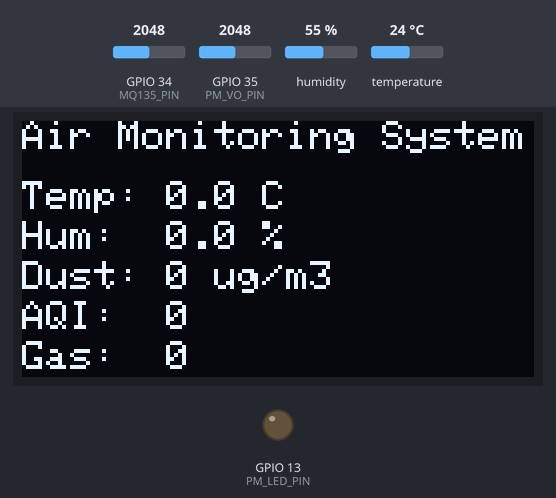
This sketch was run on a simulated ESP32. On the bench: 128×64 one-colour display, output pins drawn as LEDs (lit = HIGH). Inputs (shaded band) come from the test bench; at power-on: GPIO 34 (MQ135_PIN) = 2048, GPIO 35 (PM_VO_PIN) = 2048, humidity 55 %, temperature 24 °C. WiFi joins after 1.5 s; servers stay silent unless stated; web services answer with replies made up by the test bench; what the sketch prints to the serial monitor is not drawn.

Above: at 1.82 s.
At 2.44 s:
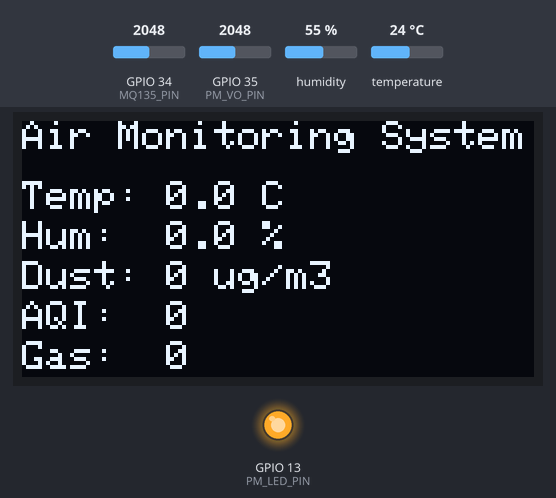
At 20.58 s:
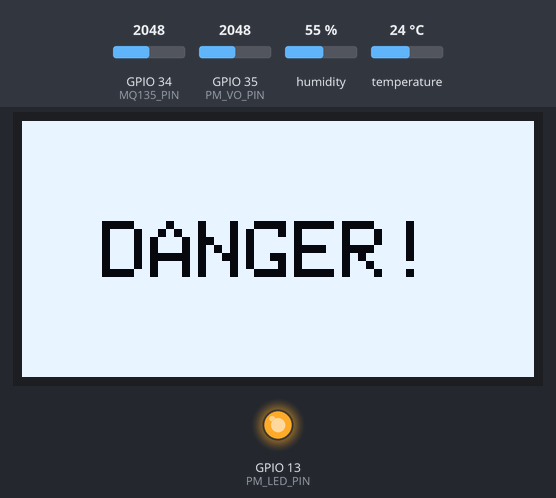
At 38.9 s:
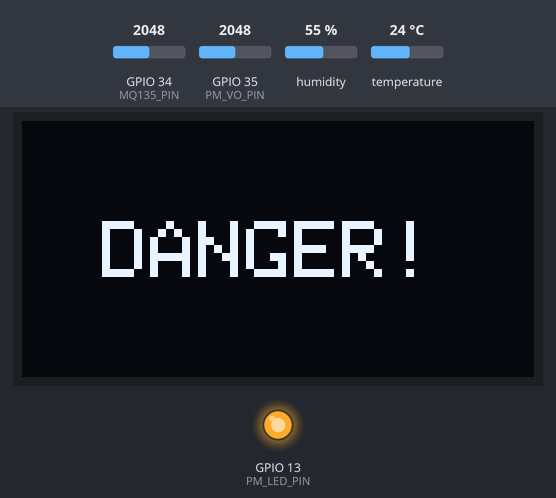
Timing chart, 0 to 40.0 s (numbered marks = the images above):
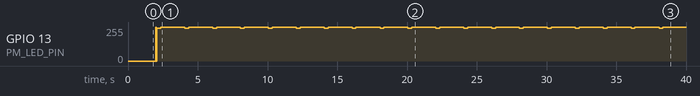

Measured:
- what the display in image 0 shows lasts 0.9 s, from 1.6 s to 2.5 s
- what the display in image 2 shows lasts 0.5 s, from 20.3 s to 20.8 s

The sketch:

IOT102_2.ino
```cpp
#include <WiFi.h>
#include <Wire.h>
#include <Adafruit_GFX.h>
#include <Adafruit_SSD1306.h>
#include <DHT.h>
#include <Firebase_ESP_Client.h>
#include <HTTPClient.h>
#include "addons/TokenHelper.h"
#include "addons/RTDBHelper.h"

// ==========================================
// 1. SYSTEM CONFIGURATION
// ==========================================
#define WIFI_SSID "IOT10232"
#define WIFI_PASSWORD "0123456788"

#define FIREBASE_API_KEY ""
#define FIREBASE_DATABASE_URL ""

#define TELEGRAM_BOT_TOKEN ""
#define TELEGRAM_CHAT_ID ""

// ==========================================
// 2. HARDWARE PINS
// ==========================================
#define SCREEN_WIDTH 128
#define SCREEN_HEIGHT 64
Adafruit_SSD1306 display(SCREEN_WIDTH, SCREEN_HEIGHT, &Wire, -1);

#define DHTPIN 4
#define DHTTYPE DHT22
DHT dht(DHTPIN, DHTTYPE);

#define MQ135_PIN 34
#define PM_LED_PIN 13
#define PM_VO_PIN 35

// ==========================================
// 3. GLOBAL VARIABLES & STATE FLAGS
// ==========================================
float t = 0.0, h = 0.0;
int mq135_raw = 0, aqi_value = 0;
float dust_ug = 0.0, smoothed_dust_ug = 0.0;

bool isGasHazardous = false;
bool isDustHazardous = false;
bool isHazardous = false;

unsigned long prevSensor = 0;
unsigned long prevOLED = 0;
unsigned long prevFirebase = 0;

FirebaseData fbdo;
FirebaseAuth auth;
FirebaseConfig config;
bool isFirebaseReady = false;

// ==========================================
// 4. CORE FUNCTIONS
// ==========================================

float readSmoothDust() {
  float totalVolt = 0;
  int samples = 30;
  for (int i = 0; i < samples; i++) {
    digitalWrite(PM_LED_PIN, LOW);
    delayMicroseconds(280);
    int raw = analogRead(PM_VO_PIN);
    delayMicroseconds(40);
    digitalWrite(PM_LED_PIN, HIGH);
    delayMicroseconds(9680);
    totalVolt += (raw * (3.3 / 4095.0));
  }
  return totalVolt / samples;
}

int calculateAQI(float pm25) {
  if (pm25 <= 12.0) return map(pm25, 0, 12.0, 0, 50);
  else if (pm25 <= 35.4) return map(pm25, 12.1, 35.4, 51, 100);
  else if (pm25 <= 55.4) return map(pm25, 35.5, 55.4, 101, 150);
  else if (pm25 <= 150.4) return map(pm25, 55.5, 150.4, 151, 200);
  else if (pm25 <= 250.4) return map(pm25, 150.5, 250.4, 201, 300);
  else return map(pm25, 250.5, 500.4, 301, 500);
}

void sendTelegramMessage(String message) {
  if (WiFi.status() == WL_CONNECTED) {
    HTTPClient http;
    message.replace(" ", "%20");

    String url = "https://api.telegram.org/bot" + String(TELEGRAM_BOT_TOKEN) + "/sendMessage?chat_id=" + String(TELEGRAM_CHAT_ID) + "&text=" + message;

    http.begin(url);
    int httpCode = http.GET();

    if (httpCode > 0) {
      Serial.printf("[TELEGRAM] Message sent. Code: %d\n", httpCode);
    } else {
      Serial.printf("[TELEGRAM] Failed to send. Error: %s\n", http.errorToString(httpCode).c_str());
    }
    http.end();
  }
}

void checkHazardState() {

  if (millis() > 120000) {
    // --- 1. GAS CHECK ---
    if (mq135_raw > 1250) {
      if (!isGasHazardous) {
        isGasHazardous = true;
        isHazardous = true;
        updateOLED();
        Serial.println("[STATE] GAS: HAZARDOUS");
        sendTelegramMessage("🚨 GAS ALERT: High gas or smoke detected.");
      }
    } else {
      if (isGasHazardous) {
        isGasHazardous = false;
        Serial.println("[STATE] GAS: SAFE");
        sendTelegramMessage("✅ GAS CLEAR: Gas levels returned to normal.");
      }
    }
  }

  // --- 2. DUST CHECK (AQI) ---
  if (aqi_value > 150) {
    if (!isDustHazardous) {
      isDustHazardous = true;
      Serial.println("[STATE] DUST: HAZARDOUS");
      sendTelegramMessage("😷 DUST ALERT: Air quality is poor, AQI over 150!");
    }
  } else {
    if (isDustHazardous) {
      isDustHazardous = false;
      Serial.println("[STATE] DUST: SAFE");
      sendTelegramMessage("✅ DUST CLEAR: Air quality is safe again.");
    }
  }

  isHazardous = (isGasHazardous || isDustHazardous);
}

void updateOLED() {
  display.clearDisplay();

  if (isHazardous) {
    // UI Override: Blinking Warning
    bool blinkState = (millis() / 500) % 2 == 0;
    display.invertDisplay(blinkState);

    display.setTextSize(2);
    display.setCursor(20, 25);
    display.println("DANGER!");
  } else {
    // UI Normal: Standard Metrics
    display.invertDisplay(false);
    display.setTextSize(1);
    display.setCursor(0, 0);
    //display.println("IP: " + WiFi.localIP().toString());
    display.println("Air Monitoring System");
    display.setCursor(0, 15);
    display.printf("Temp: %.1f C", t);
    display.setCursor(0, 25);
    display.printf("Hum:  %.1f %%", h);
    display.setCursor(0, 35);
    display.printf("Dust: %d ug/m3", (int)smoothed_dust_ug);
    display.setCursor(0, 45);
    display.printf("AQI:  %d", aqi_value);
    display.setCursor(0, 55);
    display.printf("Gas:  %d", mq135_raw);
  }
  display.display();
}

// ==========================================
// 5. SYSTEM INITIALIZATION
// ==========================================
void setup() {
  Serial.begin(115200);
  dht.begin();
  pinMode(PM_LED_PIN, OUTPUT);
  Wire.begin(21, 22);

  if (!display.begin(SSD1306_SWITCHCAPVCC, 0x3C)) {
    Serial.println("[ERROR] OLED initialization failed");
  }

  display.clearDisplay();
  display.setTextColor(SSD1306_WHITE);
  display.setTextSize(1);
  display.setCursor(0, 20);
  display.println("Connecting WiFi...");
  display.display();

  WiFi.begin(WIFI_SSID, WIFI_PASSWORD);
  while (WiFi.status() != WL_CONNECTED) {
    delay(500);
    Serial.print(".");
  }
  Serial.println("\n[SYSTEM] WiFi Connected!");

  config.api_key = FIREBASE_API_KEY;
  config.database_url = FIREBASE_DATABASE_URL;

  if (Firebase.signUp(&config, &auth, "", "")) {
    Serial.println("[SYSTEM] Firebase Auth OK");
    isFirebaseReady = true;
  } else {
    Serial.printf("[ERROR] Firebase Auth Failed: %s\n", config.signer.signupError.message.c_str());
  }

  Firebase.begin(&config, &auth);
  Firebase.reconnectWiFi(true);
}

// ==========================================
// 6. MAIN LOOP (NON-BLOCKING)
// ==========================================
void loop() {
  unsigned long now = millis();

  // TASK 1: Read Sensors (Every 2 seconds)
  if (now - prevSensor >= 2000) {
    prevSensor = now;

    float new_t = dht.readTemperature();
    float new_h = dht.readHumidity();
    if (!isnan(new_t) && !isnan(new_h)) {
      t = new_t;
      h = new_h;
    }

    mq135_raw = analogRead(MQ135_PIN);

    float volt_dust_raw = readSmoothDust();
    float dustDensity = 0.17 * volt_dust_raw - 0.035;
    if (dustDensity < 0) dustDensity = 0;

    dust_ug = dustDensity * 1000;

    if (smoothed_dust_ug == 0.0 && dust_ug > 0) {
      smoothed_dust_ug = dust_ug;
    } else {
      smoothed_dust_ug = (0.1 * dust_ug) + (0.9 * smoothed_dust_ug);
    }

    aqi_value = calculateAQI(smoothed_dust_ug);

    // Evaluate if current state triggers an alert
    checkHazardState();
  }

  // TASK 2: Update UI (Every 0.5 seconds)
  if (now - prevOLED >= 500) {
    prevOLED = now;
    updateOLED();
  }

  // TASK 3: Sync to Cloud (Every 3 seconds)
  if (now - prevFirebase >= 3000) {
    prevFirebase = now;
    if (Firebase.ready() && isFirebaseReady) {
      Firebase.RTDB.setFloat(&fbdo, "SensorData/nhiet", t);
      Firebase.RTDB.setFloat(&fbdo, "SensorData/am", h);
      Firebase.RTDB.setInt(&fbdo, "SensorData/bui", (int)smoothed_dust_ug);
      Firebase.RTDB.setInt(&fbdo, "SensorData/gas", mq135_raw);
      Firebase.RTDB.setInt(&fbdo, "SensorData/aqi", aqi_value);
    }
  }
}
```
